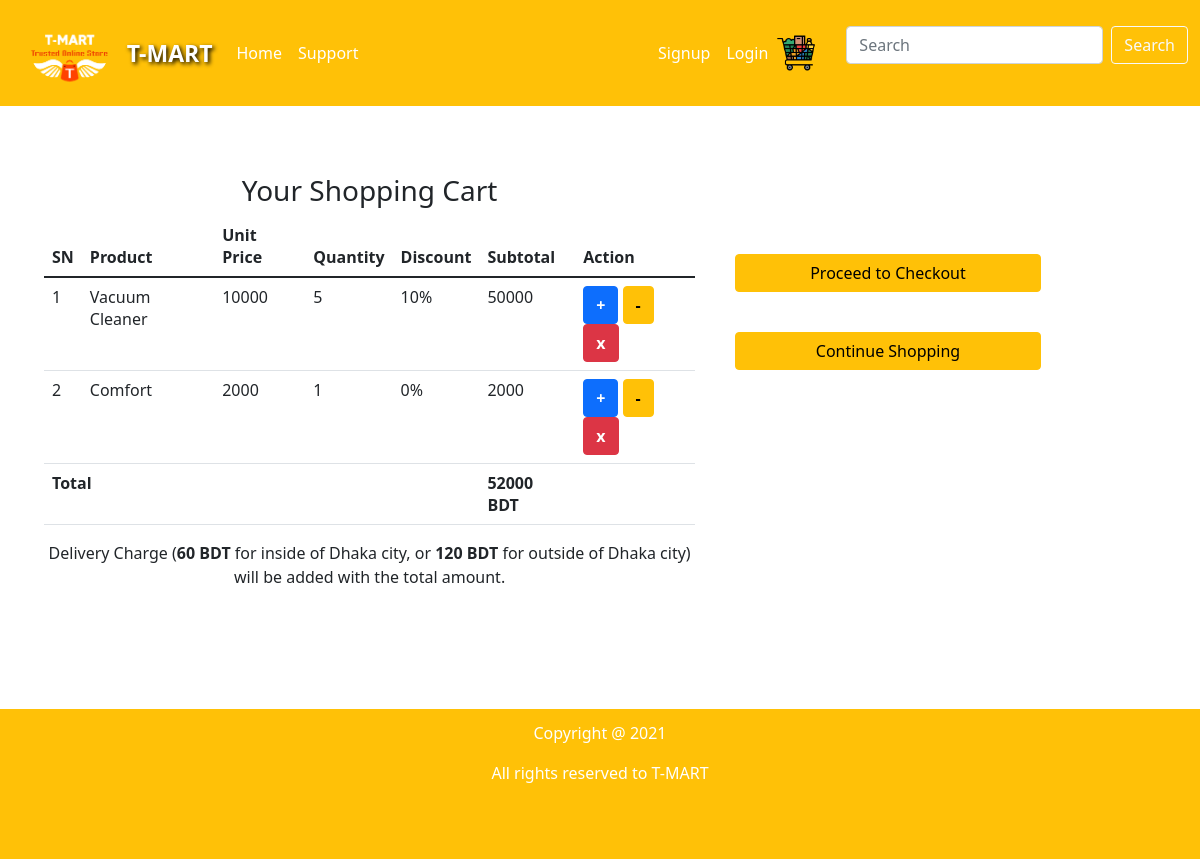
Screenshot of /managecart/70/?action=inc with the database file from the repository.
### product/models.py (models this page shows, shortened)
class CartProduct(models.Model):
	cart = models.ForeignKey(Cart, on_delete=models.CASCADE)
	product = models.ForeignKey(Product, on_delete=models.CASCADE)
	rate = models.PositiveIntegerField()
	quantity = models.PositiveIntegerField()
	subtotal = models.PositiveIntegerField()

class Product(models.Model):
	name = models.CharField(max_length=50, null=False, blank=False)
	product_code = models.CharField(max_length=50)
	category = models.ForeignKey(Category, on_delete=models.CASCADE, null=True, blank=True)
	brand = models.ForeignKey(Brand, on_delete=models.CASCADE)
	gender = models.ForeignKey(Gender, on_delete=models.CASCADE)
	description = models.CharField(max_length=1000)
	price = models.PositiveIntegerField(default=0)
	currency = models.CharField(max_length=20)
	discount = models.IntegerField(default=0)
	color = models.CharField(max_length=20, null=True, blank=True)
	size = models.CharField(max_length=20, null=True, blank=True)
	condition = models.CharField(max_length=20, null=True, blank=True)
	model = models.CharField(max_length=30, null=True, blank=True)
	is_available = models.CharField(max_length=20, null=True, blank=True)
	rating = models.PositiveIntegerField(validators=[MinValueValidator(1), MaxValueValidator(5)])
	timestamp = models.DateTimeField(auto_now_add=True, auto_now=False)
	updated = models.DateTimeField(auto_now_add=False, auto_now=True)
	active = models.BooleanField(default=True)

class Cart(models.Model):
	customer = models.ForeignKey(Customer, on_delete=models.SET_NULL, blank=True, null=True)
	total = models.PositiveIntegerField(default=0)
	created_at = models.DateTimeField(auto_now_add=True)

### product/views.py (the view, shortened to what this page needs)
# urls.py: path('managecart/<int:item_id>/', ManageCart.as_view(), name="managecart"),
class ManageCart(View):
	def get(self, request, *arg, **kwargs):
		item_id = self.kwargs["item_id"]
		action = request.GET.get('action')
		cp_obj = CartProduct.objects.get(id=item_id)
		cart_obj = cp_obj.cart
		if action == "inc":
			cp_obj.quantity += quantity
			cp_obj.subtotal += cp_obj.rate
			cp_obj.save()
			cart_obj.total += cp_obj.rate
			cart_obj.save()
		elif action == "rmv":
			cart_obj.total -= cp_obj.subtotal
			cart_obj.save()
			cp_obj.delete()
		return render(request, 'product/addToCart.html', {'cart_obj':cart_obj})

### product/templates/product/addToCart.html (shortened to what this page needs)
{% extends 'product/base.html' %}
{% load static %}
{% block content %}
<div class="container_shoppingcart">
	<div class="container_cart">
		<h3> Your Shopping Cart </h3>
		<table class="table">
			<thead>
				<tr>
					<th>SN</th>
					<th>Product</th>
					<th>Unit Price</th>
					<th>Quantity</th>
					<th>Discount</th>
					<th>Subtotal</th>
					<th>Action</th>
				</tr>
			</thead>
			<tbody>
				{% for item in cart_obj.cartproduct_set.all %}
				<tr>
					<td>{{forloop.counter}}</td>
					<td>{{item.product.name}}</td>
					<td>{{item.product.price}}</td>
					<td>{{item.quantity}}</td>
					<td>{{item.product.discount}}%</td>
					<td>{{item.subtotal}}</td>
					<td>
						<a href="{% url 'managecart' item.id %}?action=inc" class="btn btn-primary"><b>+</b></a>
						<a href="{% url 'managecart' item.id %}?action=dec" class="btn btn-warning"><b>-</b></a>
						<a href="{% url 'managecart' item.id %}?action=rmv" class="btn btn-danger"><b>x</b></a>
					</td>
				</tr>
				{% endfor %}
				<th colspan="5" class="text-right">Total </th>
				<th>{{cart_obj.total}} <b>BDT</b><th>
			</tbody>
		</table>
		<p style="text-align:center">Delivery Charge (<b>60 BDT</b> for inside of Dhaka city, or <b>120 BDT</b> for outside of Dhaka city) will be added with the total amount. </p>
	</div>
	<div class="container_checkout">
		<a href="{% url 'checkout' cart_obj.id %} " class="btn btn-warning" style="margin-top: 80px; width: 100%;">Proceed to Checkout</a>
		<a href="{% url 'homePage' %} " class="btn btn-warning" style="margin-top: 40px; width: 100%;">Continue Shopping</a>
	</div>
</div>
{% endblock %}

### product/templates/product/addToCart.html (style rules this page uses)
.container_shoppingcart { width: 100%; float: left; margin-top: 130px; }
.container_cart { width: 60%; float: left; text-align: center; padding: 20px; }
.container_checkout { width: 30%; float: left; text-align: center; padding: 20px; }

### rows the page displays
CartProduct: product.name "Vacuum Cleaner", product.price "10000", quantity "5", product.discount "10", subtotal "50000"
CartProduct: product.name "Comfort", product.price "2000", quantity "1", product.discount "0", subtotal "2000"
Cart: total "52000"
